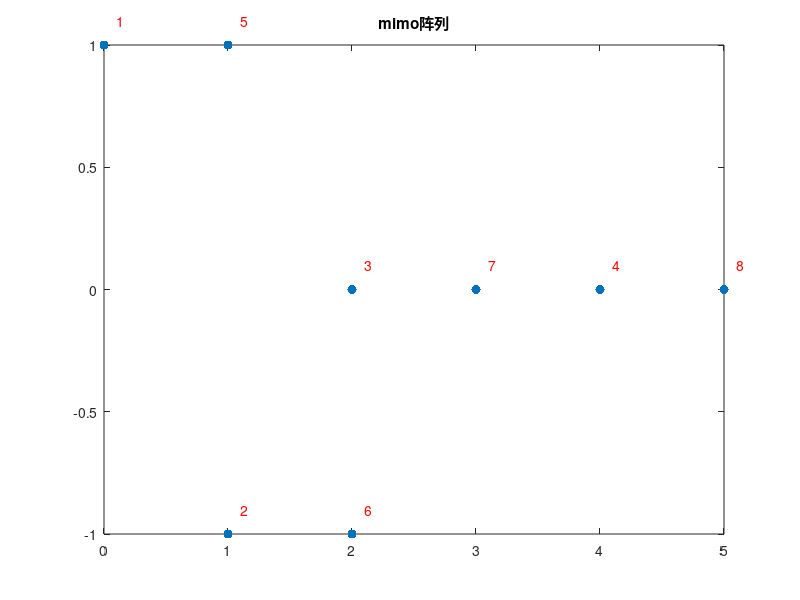
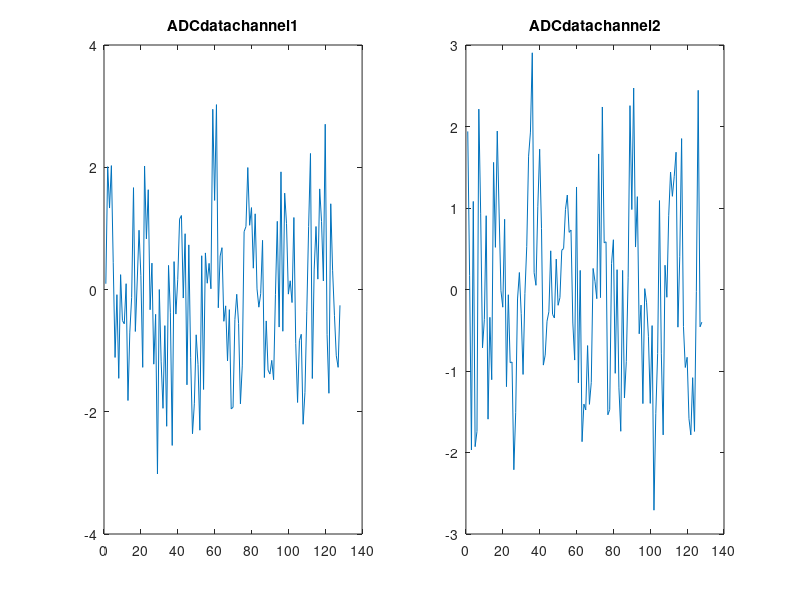

These figures' MATLAB source, in order: (Note: this script raises an error after producing the figures.)
clc
clear all;
close all;

c = 3e8;
RF.rangbinum = 128;
RF.chirpnum = 192;
RF.rfBandwidthMHz = 200;
RF.rfstartFreqMHz = 24000;
RF.frame_perodMs = 80;
RF.numchirpsPerFrame = 192;
RF.chirpSweepTimeUs = 130;
RF.chirpSweepDelayTimeUs = 60;
RF.FsMHz = 1.98;
RF.txAntNum = 2;
RF.rxAntNum = 4;
RF.NumChannel = RF.txAntNum*RF.rxAntNum;
obj.setVelocity =37;
obj.setDistance = 5;
obj.thetaAzi = 35;
obj.thetaEle = 0;
obj.thetaFov = -60:1:60;
lamda = c/((2*RF.rfstartFreqMHz*1e6 + RF.rfBandwidthMHz*1e6)/2);
% AntPos = [0,lamda/2,lamda,1.5*lamda,2*lamda,2.5*lamda,3*lamda,3.5*lamda];

Txpos = [0 0; 1 0];
Rxpos = [0 1; 1 -1; 2 0; 4 0];

Mimo_AntPos_TX1 = Txpos(1,:) + Rxpos;
Mimo_AntPos_TX2 = Txpos(2,:) + Rxpos;
Mimo_AntPos_TX1_lamda = (Txpos(1,:) + Rxpos)*lamda/2;
Mimo_AntPos_TX2_lamda = (Txpos(2,:) + Rxpos)*lamda/2;

Mimo_AntPos_ALL = cat(1,Mimo_AntPos_TX1,Mimo_AntPos_TX2);
Mimo_AntPos_ALL_lamda = Mimo_AntPos_ALL*lamda/2;
figure(1);
plot(Mimo_AntPos_ALL(:,1),Mimo_AntPos_ALL(:,2),'.', 'MarkerSize', 20);
title("mimo阵列");

for i = 1:length(Mimo_AntPos_ALL_lamda(:,1)) 
    text(Mimo_AntPos_ALL(i,1) + 0.1, Mimo_AntPos_ALL(i,2)+0.1,num2str(i),...
        'FontSize',10,'Color','red','HorizontalAlignment','left');
end

N = 4;NumAzimFFTbins = 256;
T = RF.chirpSweepTimeUs*1e-6;
t = T/RF.rangbinum;
S = RF.rfBandwidthMHz*1e6/T;
% idle = T*8/7 - T; 
idle = RF.chirpSweepDelayTimeUs*1e-6;
T12 = T + idle;
Tr2r = T + idle + T;
Tr3r = T + idle + T + T;
Doppler_chirp = RF.chirpnum/3;
Vmax = lamda/(2*Tr3r);
Vres = Vmax/(RF.chirpnum/3);
dres = c/(2*RF.rfBandwidthMHz*1e6);
Ares = ((2/N)*180/pi)/(NumAzimFFTbins/N);
t1  = 0:t:t*(RF.rangbinum -1);
% chirp_idx = 0:chirpCfg.numChirps-1;
% 
% 1. range phasor
% range_phasor = A*exp(1i*((2*pi*f*t) + phi_0));

Amodd = zeros(RF.rangbinum,RF.chirpnum/3,RF.rxAntNum);
Ameven = zeros(RF.rangbinum,RF.chirpnum/3,RF.rxAntNum);



%%%chirp_delay_IF信号生成%%%%%%TX1_1
for Rangidx = 1:1:RF.rangbinum     
 for Dopidx = 1:1:Doppler_chirp
     for Rx_i = 1:1:length(Mimo_AntPos_TX1_lamda(:,1))
 NO = Dopidx-1;
 Amodd(Rangidx,Dopidx,Rx_i) =  exp(j*(2*pi*(S*2*obj.setDistance/c)*t1(Rangidx) + (4*pi*obj.setVelocity*Tr3r*NO)/lamda ...
     + (2*pi*Mimo_AntPos_TX1_lamda(Rx_i,1)*sind(obj.thetaAzi)*cosd(obj.thetaEle))/lamda + (2*pi*Mimo_AntPos_TX1_lamda(Rx_i,2)*sind(obj.thetaEle))/lamda));
     end
 end
end

%%%chirp_delay_IF信号生成%%%%%%TX1_2
for Rangidx = 1:1:RF.rangbinum     
 for Dopidx = 1:1:Doppler_chirp
     for Rx_i = 1:1:length(Mimo_AntPos_TX1_lamda(:,1))
 NO = Dopidx-1;
 Amodd2(Rangidx,Dopidx,Rx_i) =  exp(j*(2*pi*(S*2*obj.setDistance/c)*t1(Rangidx) + (4*pi*obj.setVelocity*(Tr3r*NO + T12))/lamda ...
     + (2*pi*Mimo_AntPos_TX1_lamda(Rx_i,1)*sind(obj.thetaAzi)*cosd(obj.thetaEle))/lamda + (2*pi*Mimo_AntPos_TX1_lamda(Rx_i,2)*sind(obj.thetaEle))/lamda));
     end
 end
end

%%%chirp_delay_IF信号生成%%%%%%TX2
for Rangidx = 1:1:RF.rangbinum
 for Dopidx = 1:1:Doppler_chirp
     for Rx_i = 1:1:length(Mimo_AntPos_TX2_lamda(:,1))
 NO = Dopidx-1;
 Ameven(Rangidx,Dopidx,Rx_i) = exp(j*(2*pi*(S*2*obj.setDistance/c)*t1(Rangidx) + (4*pi*obj.setVelocity*(Tr3r*NO + Tr2r))/lamda ...
     + (2*pi*Mimo_AntPos_TX2_lamda(Rx_i,1)*sind(obj.thetaAzi) *cosd(obj.thetaEle))/lamda + (2*pi*Mimo_AntPos_TX2_lamda(Rx_i,2)*sind(obj.thetaEle))/lamda));
     end
 end
end

Am_ALL = cat(3,Amodd,Ameven);

Am_ALL = Am_ALL+randn(size(Am_ALL));
Amodd = Amodd+randn(size(Amodd));
Ameven = Ameven+randn(size(Ameven));

%check adc data
figure(2);
subplot(121);
plot(real(Am_ALL(:,32,1)));
title("ADCdatachannel1");
subplot(122);
plot(real(Am_ALL(:,32,2)));
title("ADCdatachannel2");
% figure(3);
% plot(db(fft((testdata_complex(:,20) - mean(testdata_complex(:,20))),128,1)));
% 
% figure(4);
% plot(db(fft((testdata_complex2(:,20) - mean(testdata_complex2(:,20))),128,1)));

%%window
windowBlackman = blackman(RF.rangbinum); 
windowBlackmanRange2D = repmat(windowBlackman,1,Doppler_chirp);
windowBlackmanRange3D = repmat(windowBlackmanRange2D,[1,1,RF.NumChannel]);

windowBlackmanRange3D1 = repmat(windowBlackmanRange2D,[1,1,4]);


Am_ALLRangefft =  fft(Am_ALL.*windowBlackmanRange3D,RF.rangbinum,1);
% AmoddRangefft = fft(Amodd.*windowBlackmanRange3D,RF.rangbinum,1);
% AmeveRangefft = fft(Ameven.*windowBlackmanRange3D,RF.rangbinum,1);
Amodd2_Range = fft(Amodd2.*windowBlackmanRange3D1,RF.rangbinum,1);


Am_ALLDopplerfft = fft(Am_ALLRangefft,RF.chirpnum/3,2);
% AmoddDopplerfft = fft(AmoddRangefft,RF.chirpnum/2,2);
% AmeveDopplerfft = fft(AmeveRangefft,RF.chirpnum/2,2);
Amodd2_Doppler = fft(Amodd2_Range.*windowBlackmanRange3D1,RF.chirpnum/3,2);

% figure(3);
% RDM = db(squeeze(Am_ALLDopplerfft(:,:,1)));
% mesh(RDM);
% title("RDM");
% Amodd_doppler = abs(fft(Amodd,half_chirp,2));
% Ameven_doppler =  abs(fft(Ameven,half_chirp,2));


%非相干累加
Dopplerfft_all = zeros(RF.rangbinum,Doppler_chirp);
for i_rx= 1:1:RF.NumChannel
Dopplerfft_all = Dopplerfft_all+abs(Am_ALLDopplerfft(:,:,i_rx));
end
figure(3)
RDM = db(Dopplerfft_all);
mesh(RDM);
title("RDM");


%%计算目标的idx，实际应选用cfar的结果，此为计算方便
Rangbinid = round(obj.setDistance/dres)+1;
Dopplerbinid = round(obj.setVelocity/Vres)+1;
Dopplerbinid = Dopplerbinid-floor((Dopplerbinid/Doppler_chirp))*Doppler_chirp;


%%%%%%%%取出8个Rx的通道数据Samples%%%%%%%%%%%%%
for i_channelidx = 1:1:RF.NumChannel
ChannleSamples(i_channelidx) = Am_ALLDopplerfft(Rangbinid,Dopplerbinid,i_channelidx);
end

for i_testidx = 1:1:4
TX1_2channelsamples(i_testidx) = Amodd2_Doppler(Rangbinid,Dopplerbinid,i_testidx);
end
 

%%%%%%%%%%%%%%%速度解模糊%%%%%%%%%%%%%
datacomplexTX1 = ChannleSamples(1);  datacomplexTX2 = TX1_2channelsamples(1);
Deltphi = atan2(imag(datacomplexTX2/datacomplexTX1), real(datacomplexTX2/datacomplexTX1));
q = -2:1:2;
V = Vres*(Dopplerbinid-1) + q*Vmax;
V_Deltphi = 4*pi*V*T12/lamda;
weizhi_V_Deltphi=cos(V_Deltphi) + j*sin(V_Deltphi);
weizhi_Deltphi = cos(Deltphi) + j*sin(Deltphi);
% weizhi_Deltphi = 
figure(4);

compass(weizhi_V_Deltphi);hold on
compass(weizhi_Deltphi, "-r");

for i=1:1:5
text(real(weizhi_V_Deltphi(i)),imag(weizhi_V_Deltphi(i)),num2str(V(i)))
end
 kk =1;

%%%%%%%%%%%%%%%速度补偿%%%%%%%%%%%%%
V_deltaphi = 4*pi*obj.setVelocity*Tr2r/lamda;
ChannleSamples(5:8) = ChannleSamples(5:8)*exp(-j*V_deltaphi);


%%%%%%%%%%%进行通道重排%%%%%%%%%%%%%上次错误是由于信号生成的时候天线阵列忘记乘以lamda/2了%%
Array_Mimo = [1 5 2 6 3 7 4 8];
for Azimidx = 1:1:RF.NumChannel
ChannleSamples_Array(Azimidx) = ChannleSamples(Array_Mimo(Azimidx));
end


%%%%%%%%%%%CHECK DELTAPHASE%%%%%%%%%%
phase = angle(ChannleSamples_Array);
 phase_diff = diff(phase);
 for angleidx = 1:RF.NumChannel-1
    if phase_diff(angleidx) > pi
        phase_diff(angleidx) = phase_diff(angleidx)-2*pi;
    end
    if  phase_diff(angleidx) < -pi 
         phase_diff(angleidx) = phase_diff(angleidx) + 2*pi;  
    end
 end




%%%%%%%%%%%%%%%FFT测角%%%%%%%%%%%%%%

ChannleSamples_Azim = fft(ChannleSamples_Array(5:8),NumAzimFFTbins);
ChannleSamples_Azim_dB = db(fft(ChannleSamples_Array(5:8),NumAzimFFTbins));
figure(5);
plot(ChannleSamples_Azim_dB);
title("Angle-fft")

[Power,los] = max(ChannleSamples_Azim_dB);
if (los > NumAzimFFTbins/2)
    los = los - NumAzimFFTbins;
end
Angle_result = asind(2*los/NumAzimFFTbins); %%公式 sin(teta) = wxrad /pi ; wxrad = 2*pi*(peakidx/Azimbins) 
%%结果正确
kk=2;


%%%%DBF测角仿真%%%%%%%
% for i_Rx=1:1:length(AntPos)
%     for i_Angle = 1:1:length(obj.thetaFov)
% SteringVector(i_Rx,i_Angle) = exp(-j*((2*pi*AntPos(i_Rx)*sind(obj.thetaFov(i_Angle)))/lamda));
%     end
% end
% 
% % RX = [channeldataRx1 channeldataRx2 channeldataRx3 channeldataRx4 channeldataRx5 channeldataRx6 channeldataRx7 channeldataRx8];
% RX = [channeldataRx1 channeldataRx2];
% RXdeltaphasecomplex = channeldataRx2/channeldataRx1;
%     for i_theta = 1:1:length(obj.thetaFov)
% SteringVector1phase1(i_theta) = exp(-j*pi*sind(obj.thetaFov(i_theta)));
%     end
% 
%     for i_theta2 = 1:1:length(obj.thetaFov)
%     SteringVector1phase2(i_theta2) = exp(-j*((2*pi*AntPos(1)*sind(obj.thetaFov(i_Angle)))/lamda));
%     end
% 
%    SteringVector1phase_test =  SteringVector1phase2 - SteringVector1phase1;
%   DBF_result = SteringVector1phase_test*RXdeltaphasecomplex;
%    DBF_resultdbf = RX*SteringVector;
%   figure(2);
%   plot(abs(DBF_result));
% kkk =1;                     %%%结果正确


%%%%%%原始数据生成.bin%%%%%%%%%%%%%%%%%
DestFilenameodd = fopen('destodddata.bin',"ab");
DestFilenameeven = fopen('destevendata.bin',"ab");
for i = 1:1:RF.rxAntNum
    for j = 1:1:RF.chirpnum/2
      for k = 1:1:RF.rangbinum
        fwrite(DestFilenameodd,real(Amodd(k,j,i)),'float');
        fwrite(DestFilenameodd,imag(Amodd(k,j,i)),'float');
      end
    end
end                                                     %%奇数chirp

for i = 1:1:RF.rxAntNum
    for j = 1:1:RF.chirpnum/2
      for k = 1:1:RF.rangbinum
        fwrite(DestFilenameeven,real(Ameven(k,j,i)),'float');
        fwrite(DestFilenameeven,imag(Ameven(k,j,i)),'float');
      end
    end
end                                                    %%偶数chirp
kk =1; 

%%%%%%原始数据bin文件读取验证%%%%%%%%%%%%%%%%%
fileNametodd =fopen('destodddata.bin','rb');
ReadDatalengthallodd = RF.rangbinum * RF.chirpnum/2 *RF.rxAntNum*2;
testdataodd = fread(fileNametodd,ReadDatalengthallodd,"float");
testdataoddcomplex = testdataodd(1:2:end-1)+(i*testdataodd(2:2:end));

testdataodd = reshape(testdataoddcomplex,RF.rangbinum,RF.chirpnum/2,2);
figure(1);
plot(testdataodd(:,1));
restdataoddRangefft = fft(testdataodd.*windowBlackmanRange3D,RF.rangbinum,1);
restdataoddDopplerfft = fft(restdataoddRangefft,RF.chirpnum/2,2);
figure(2);
mesh(abs(squeeze(restdataoddDopplerfft(:,:,1))));

fileNameteven =fopen('destevendata.bin','rb');
ReadDatalengthalleven = RF.rangbinum * RF.chirpnum/2 *RF.rxAntNum*2;
testdataeven = fread(fileNameteven,ReadDatalengthalleven,"float");
fclose("all");
kkk =1;
%%%%%%%%%%%%%%%%速度解模糊%%%%%%%%%%%%%
% figure(1);
% plot(Amodd_doppler); hold on
% plot(Ameven_doppler);
% 
% [magodd,idxodd] = max(Amodd_doppler);
% [mageven,idxeven] = max(Ameven_doppler);
% % ssS_v = 
% Amoddpeak = Amodddopplerfft(idxodd-1);
% Amevenpeak = Amevenopplerfft(idxeven-1);
% Deltphi = atan2(imag(Amevenpeak/Amoddpeak), real(Amevenpeak/Amoddpeak));
% 
%  % test = Amevenpeak/Amoddpeak;
% 
% q = -5:1:5;
% V = vres*(idxodd-1) + q*Vmax;
% V_Deltphi = 4*pi*V*T12/lamda;
% weizhi_V_Deltphi=cos(V_Deltphi) + j*sin(V_Deltphi);
% weizhi_Deltphi = cos(Deltphi) + j*sin(Deltphi);
% % weizhi_Deltphi = 
% figure(2);
% 
% compass(weizhi_V_Deltphi);hold on
% compass(Amevenpeak/Amoddpeak, "-r");
% 
% for i=1:1:11
% text(real(weizhi_V_Deltphi(i)),imag(weizhi_V_Deltphi(i)),num2str(V(i)))
% end
%  kk =1;
% 
% %%%%%%%%专利公式仿真%%%%%%
% 
%   testsituation = abs(Amoddpeak.*exp(j*V_Deltphi) - Amevenpeak);
%  %testsituation = abs(conj((Amevenpeak ./ Amoddpeak))*exp(j*V_Deltphi));
%  kkk=1;
%  figure(3);
%  plot(testsituation);
